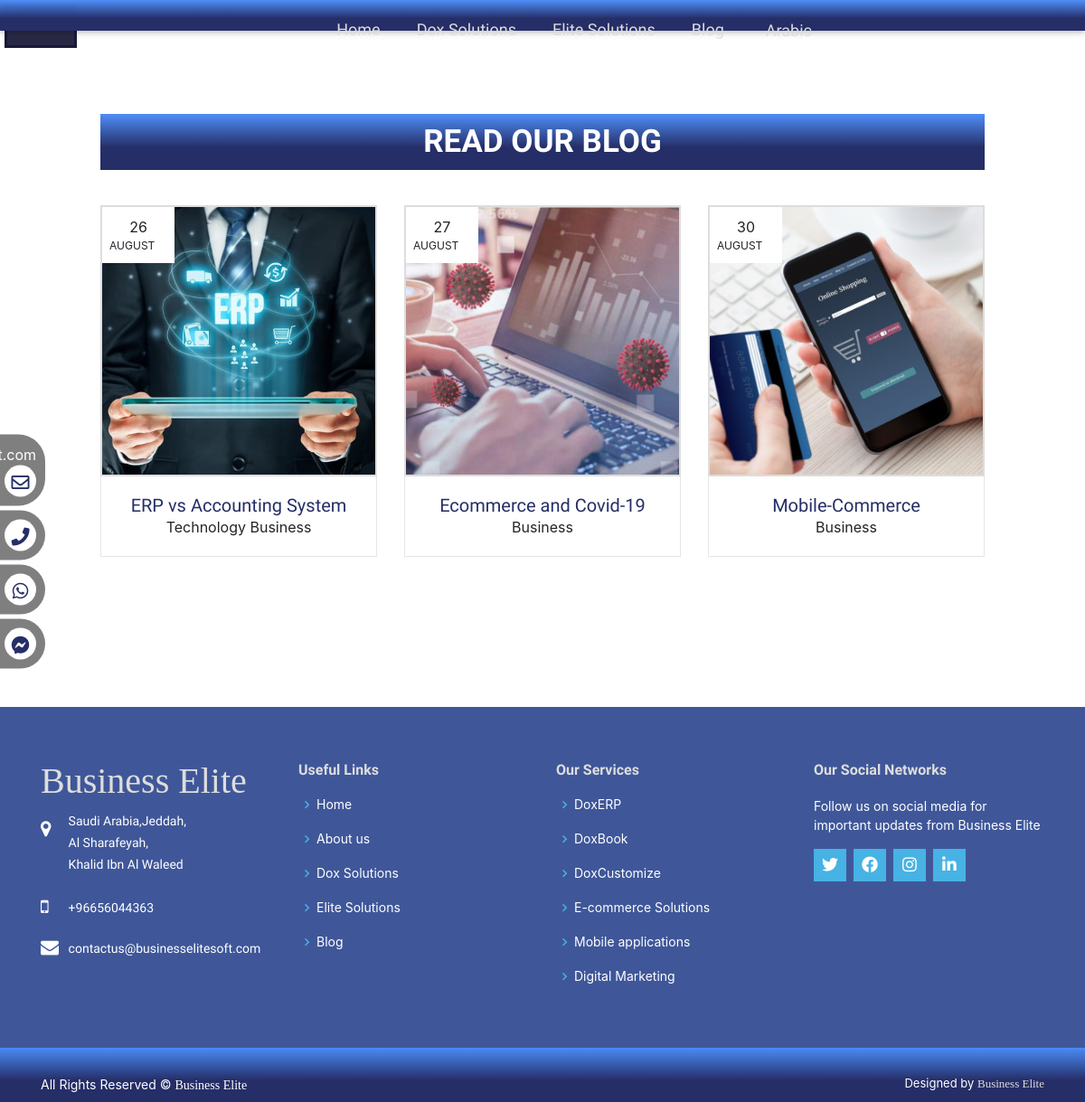
The app's page /blog/category/business/, older data.
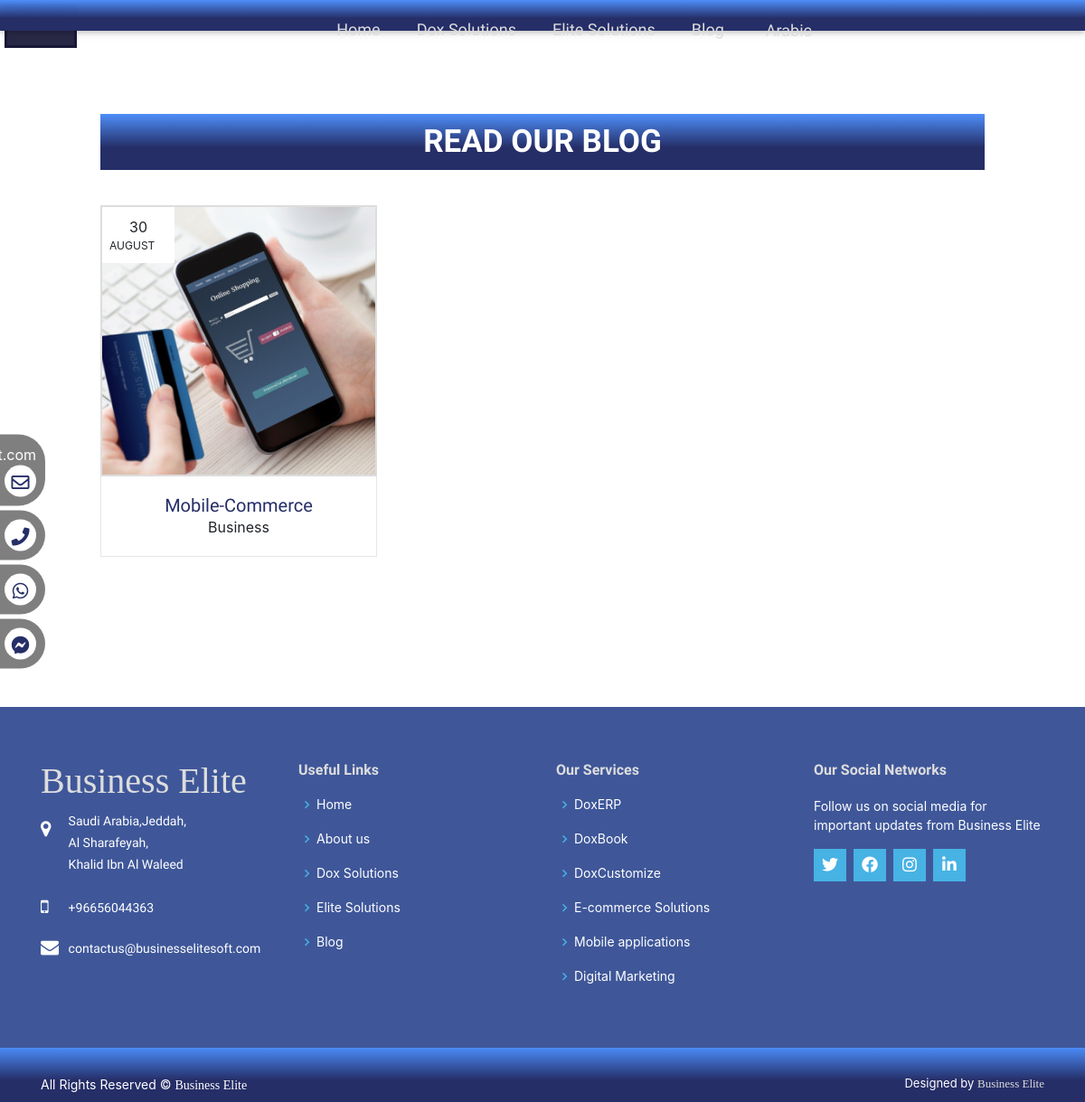
The same page, newer data.
### properties/models.py (models this page shows, shortened)
class Category(models.Model):
    name = models.CharField(max_length=200)
    slug = models.SlugField(blank=True, null=True)
    def get_absolute_url(self):
        return reverse('properties:dox_detail', args=[self.slug])

class SubCategory(models.Model):
    category = models.ForeignKey(Category, related_name='sub_category', on_delete=models.CASCADE)
    name = models.CharField(max_length=100)
    slug = models.SlugField(blank=True, null=True)
    def get_absolute_url(self):
        return reverse('properties:dox_detail', args=[self.slug])

### blog/models.py (models this page shows, shortened)
class Post(models.Model):
    author = models.CharField(max_length=100)
    image_author = models.ImageField(upload_to='post/', blank=True, null=True)
    title = models.CharField(max_length=100)
    tags = models.ManyToManyField(Tag)
    post_views = models.PositiveIntegerField(default=0)
    image = models.ImageField(upload_to='post/', blank=True, null=True)
    created_at = models.DateField()
    description_one = models.TextField()
    description_two = models.TextField()
    category = models.ManyToManyField(Category, related_name='post_category')
    slug = models.SlugField(blank=True, null=True)
    class Meta:
       ordering = ['created_at']
    def get_absolute_url(self):
        return reverse('blog:post_detail', kwargs={'slug': self.slug})

class Category(models.Model):
    name = models.CharField(max_length=50)
    slug = models.SlugField(blank=True, null=True)

### blog/views.py (the view)
# urls.py: path("category/<str:slug>/", PostByCategory.as_view(), name="post_by_category"),
class PostByCategory(ListView):
    model = Post
    def get_queryset(self):
        slug = self.kwargs['slug']
        object_list = Post.objects.filter(
            Q(category__name__icontains=slug)
        )
        return object_list

### project/context_processor.py (called while the page is built)
def category(request):
    categories_base = Category.objects.all()
    sub_category_base = SubCategory.objects.all()
    return {'categories_base': categories_base, 'sub_category_base': sub_category_base}

### templates/blog/post_list.html (shortened to what this page needs)
{% extends "base.html" %}
{% load static %}
{% load i18n %}
{% block body %}
  <main id="main">
      <div class="list__blog">
        <div class="container">
          <h2>{% trans "Read Our Blog" %}</h2>
          <div class="row">
            {% for post in object_list %}
            <div class="col-md-4">
              <div class="blog-grid" style="background-image: url({{post.image.url}});">
                <div class="date text-center">
                  <span>{{post.created_at|date:"j"}}</span>
                  <small>{{post.created_at|date:"F"}}</small>
                </div>
              </div>
              <div class="desc">
                <h3><a href="{{post.get_absolute_url}}">{{post.title}}</a></h3>
				{% for cat in post.category.all %}
                <span class="cardInfo">{{cat.name}}</span>
				{% endfor %}
              </div>
            </div>
            {% endfor %}
          </div>
        </div>
      </div>
  </main>
{% endblock body %}

### templates/base.html (shortened to what the changed rows need)
<!DOCTYPE html>
{% load static %}
{% load i18n %}
<html lang="en">
<head>
  <link rel="stylesheet" href="https://cdnjs.cloudflare.com/ajax/libs/font-awesome/5.15.3/css/all.min.css" />
  <link href="https://cdn.rawgit.com/michalsnik/aos/2.1.1/dist/aos.css" rel="stylesheet">
  <link href="//db.onlinewebfonts.com/c/0a1d844d3d15ec142620a5e906eecf76?family=Dealer+Strikes" rel="stylesheet" type="text/css"/>
  <link href="https://cdnjs.cloudflare.com/ajax/libs/Swiper/4.4.2/css/swiper.min.css" rel="stylesheet">
  <link href="{% static 'assets/vendor/bootstrap/css/bootstrap.min.css' %}" rel="stylesheet">
  <link href="{% static 'assets/vendor/icofont/icofont.min.css' %}" rel="stylesheet">
  <link href="{% static 'assets/vendor/boxicons/css/boxicons.min.css' %}" rel="stylesheet">
  <link href="{% static 'assets/vendor/remixicon/remixicon.css' %}" rel="stylesheet">
  <link href="{% static 'assets/vendor/venobox/venobox.css' %}" rel="stylesheet">
  <link href="{% static 'assets/vendor/owl.carousel/assets/owl.carousel.min.css' %}" rel="stylesheet">
  <link href="{% static 'assets/vendor/aos/aos.css' %}" rel="stylesheet">
  <link href="{% static 'assets/vendor/glightbox/css/glightbox.min.css' %}" rel="stylesheet">
  <link href="{% static 'assets/css/animate.css' %}" rel="stylesheet">
  <link href="{% static 'assets/css/style.css' %}" rel="stylesheet">
  <link rel="stylesheet" href="https://cdnjs.cloudflare.com/ajax/libs/font-awesome/4.7.0/css/font-awesome.min.css">
  {% get_current_language as LANGUAGE_CODE %}
</head>
<body>
  <div id="menu-jk" class="header-container container-fluid">
    <div class="header-top">
      <div class="container d-flex align-items-cente">
        <div class="row">
          <div class="d-lg-block">
            <div class="container">
              <nav class="navbar navbar-expand-lg navbar-light">
                <div class="collapse navbar-collapse" id="navbarSupportedContent">
                  <ul class="navbar-nav m-auto">
                    {% for cat in categories_base %}
                      <li class="nav-item">
                        <a class="nav-link" href="{{cat.get_absolute_url}}" target="_blank">{{cat.name}}</a>
                      </li>
                    {% endfor %}
                    <li class="nav-item">
                      {% get_current_language as LANGUAGE_CODE %}
                      {% get_available_languages as LANGUAGES %}
                      {% get_language_info_list for LANGUAGES as languages %}
                          <form action="{% url 'set_language' %}" method="post">
                              {% for language in languages %}
                                  {% if language.code != LANGUAGE_CODE %}
                                      <button type="submit" name="language" value="{{ language.code }}"
                                              style="background-color: #fff0;border: none;color: #ff">
                                        <p class="nav-link">{{ language.name }}</p>
                                      </button>
                                  {% endif %}
                              {% endfor %}
                          </form>
                    </li>
                  </ul>
                </div>
              </nav>
            </div>
          </div>
        </div>
      </div>
    </div>
  </div>
  {% block body %}
  {% endblock body %}
  <footer id="footer">
    <div class="footer-top">
      <div class="container">
        <div class="row">
          <div class="col-lg-3 col-md-6 footer-links">
            <ul>
              {% for cat in categories_base %}
                <li><i class="bx bx-chevron-right"></i> <a href="{{cat.get_absolute_url}}">{{cat.name}}</a></li>
              {% endfor %}
            </ul>
          </div>
          <div class="col-lg-3 col-md-6 footer-links">
            <ul>
              {% for sub in sub_category_base %}
                <li><i class="bx bx-chevron-right"></i> <a href="{{sub.get_absolute_url}}">{{sub.name}}</a></li>
              {% endfor %}
            </ul>
          </div>
        </div>
      </div>
    </div>
  </footer>
 {% get_current_language as LANGUAGE_CODE %}
</body>
</html>

Row changes from the older to the newer data that the page shows:
no longer on this page (row edited): Post: image (picture), created_at "26", created_at "AUGUST", title "ERP vs Accounting System", Category (name "Business")
no longer on this page (row unchanged): Category: name "Technology", shown under "26"
no longer on this page (row edited): Post: image (picture), created_at "27", created_at "AUGUST", title "Ecommerce and Covid-19", Category (name "Business")
